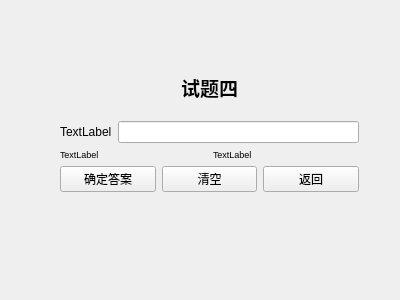
<?xml version="1.0" encoding="UTF-8"?>
<ui version="4.0">
 <class>text_four</class>
 <widget class="QWidget" name="text_four">
  <property name="geometry">
   <rect>
    <x>0</x>
    <y>0</y>
    <width>400</width>
    <height>300</height>
   </rect>
  </property>
  <property name="windowTitle">
   <string>Form</string>
  </property>
  <widget class="QWidget" name="layoutWidget_2">
   <property name="geometry">
    <rect>
     <x>60</x>
     <y>60</y>
     <width>299</width>
     <height>132</height>
    </rect>
   </property>
   <layout class="QVBoxLayout" name="verticalLayout_3">
    <item>
     <widget class="QLabel" name="label">
      <property name="text">
       <string>&lt;html&gt;&lt;head/&gt;&lt;body&gt;&lt;p align=&quot;center&quot;&gt;&lt;span style=&quot; font-size:14pt; font-weight:700;&quot;&gt;试题四&lt;/span&gt;&lt;/p&gt;&lt;/body&gt;&lt;/html&gt;</string>
      </property>
     </widget>
    </item>
    <item>
     <layout class="QVBoxLayout" name="verticalLayout_4">
      <item>
       <layout class="QHBoxLayout" name="horizontalLayout_3">
        <item>
         <widget class="QLabel" name="question">
          <property name="text">
           <string>TextLabel</string>
          </property>
         </widget>
        </item>
        <item>
         <widget class="QLineEdit" name="in_lineEdit"/>
        </item>
       </layout>
      </item>
      <item>
       <layout class="QHBoxLayout" name="horizontalLayout_5">
        <item>
         <widget class="QLabel" name="scorelabel">
          <property name="text">
           <string>&lt;html&gt;&lt;head/&gt;&lt;body&gt;&lt;p&gt;&lt;span style=&quot; font-size:7pt;&quot;&gt;TextLabel&lt;/span&gt;&lt;/p&gt;&lt;/body&gt;&lt;/html&gt;</string>
          </property>
         </widget>
        </item>
        <item>
         <widget class="QLabel" name="ratelabel">
          <property name="text">
           <string>&lt;html&gt;&lt;head/&gt;&lt;body&gt;&lt;p&gt;&lt;span style=&quot; font-size:7pt;&quot;&gt;TextLabel&lt;/span&gt;&lt;/p&gt;&lt;/body&gt;&lt;/html&gt;</string>
          </property>
         </widget>
        </item>
       </layout>
      </item>
      <item>
       <layout class="QHBoxLayout" name="horizontalLayout_4">
        <item>
         <widget class="QPushButton" name="ensureButton">
          <property name="text">
           <string>确定答案</string>
          </property>
         </widget>
        </item>
        <item>
         <widget class="QPushButton" name="clearButton">
          <property name="text">
           <string>清空</string>
          </property>
         </widget>
        </item>
        <item>
         <widget class="QPushButton" name="exitButton">
          <property name="text">
           <string>返回</string>
          </property>
         </widget>
        </item>
       </layout>
      </item>
     </layout>
    </item>
   </layout>
  </widget>
 </widget>
 <resources/>
 <connections/>
</ui>
